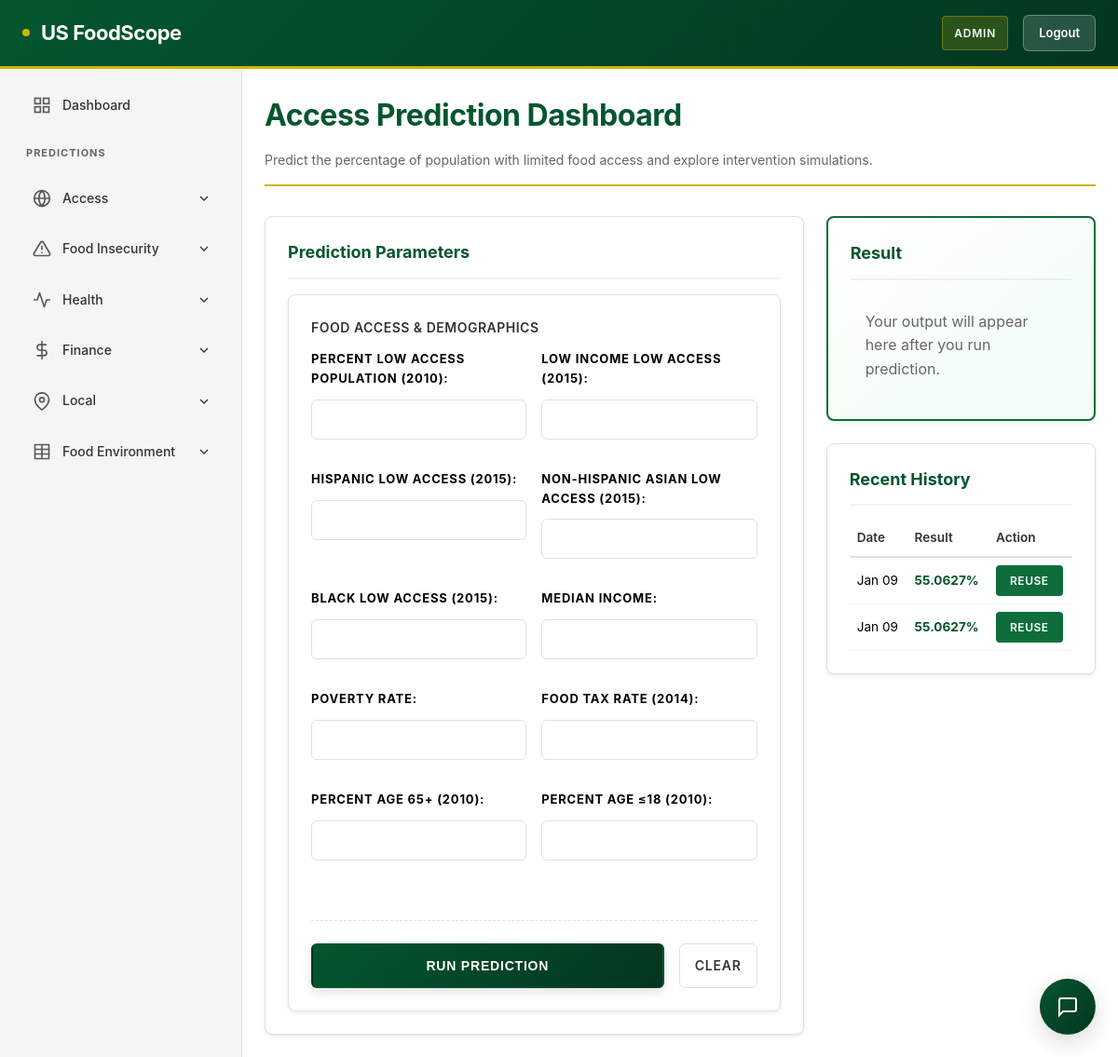
Page /access/prediction/ (signed in) on the committed database.
### users/models.py (models this page shows, shortened)
class CustomUser(AbstractUser):
    ROLE_CHOICES = [
        ('ADMIN', 'Admin'),
        ('ACCESS_INSECURITY_MANAGER', 'Access Insecurity Manager'),
        ('HEALTH_MANAGER', 'Health Manager'),
        ('FINANCE_MANAGER', 'Finance Manager'),
        ('LOCAL_ENVIRONMENT_MANAGER', 'Local Environment Manager'),
    ]
    role = models.CharField(
        max_length=30,
        choices=ROLE_CHOICES,
        help_text='User role determines access permissions'
    )
    profile_image = models.FileField(
        upload_to='profile_images/',
        blank=True,
        null=True,
        help_text='Optional profile picture'
    )
    email = models.EmailField(unique=True, blank=False)
    first_name = models.CharField(max_length=150, blank=False)
    last_name = models.CharField(max_length=150, blank=False)
    class Meta:
        verbose_name = 'User'
        verbose_name_plural = 'Users'
    def is_admin(self):
        return self.role == 'ADMIN'
    def can_access_section(self, section_name):
        if self.is_admin():
            return True
    @property
    def can_access_access(self):
        return self.can_access_section('access')
    @property
    def can_access_insecurity(self):
        return self.can_access_section('insecurity')
    @property
    def can_access_health(self):
        return self.can_access_section('health')
    @property
    def can_access_finance(self):
        return self.can_access_section('finance')
    @property
    def can_access_local(self):
        return self.can_access_section('local')
    @property
    def can_access_food_env(self):
        return self.can_access_section('food_env')

### access/models.py (models this page shows, shortened)
class AccessPredictionHistory(models.Model):
    user = models.ForeignKey(settings.AUTH_USER_MODEL, on_delete=models.CASCADE)
    input_data = models.JSONField()
    prediction_value = models.FloatField()
    created_at = models.DateTimeField(auto_now_add=True)

### access/views.py (the view, shortened to what this page needs)
# urls.py: path("prediction/", views.access_prediction, name="prediction"),
@prediction_access_required('access')
def access_prediction(request):
    form = AccessPredictionForm()
    prediction_result = None
    classification_result = None
    cluster_result = None
    error_message = None
    prediction_history = []
    if request.user.is_authenticated:
        prediction_history = AccessPredictionHistory.objects.filter(
            user=request.user
        ).order_by("-created_at")[:5]
    load_id = request.GET.get("load_id")
    if load_id and request.user.is_authenticated and request.method == "GET":
        try:
            hist_item = AccessPredictionHistory.objects.get(id=load_id, user=request.user)
            form = AccessPredictionForm(initial=hist_item.input_data)
        except AccessPredictionHistory.DoesNotExist:
            pass
    context = {
        "form": form,
        "prediction_result": prediction_result,
        "classification_result": classification_result,
        "cluster_result": cluster_result,
        "error_message": error_message,
        "prediction_history": prediction_history,
    }
    return render(request, "access/access_home.html", context)

### access/forms.py
class AccessPredictionForm(forms.Form):
    PCT_LACCESS_POP10 = forms.FloatField(label="Percent Low Access Population (2010)")
    LACCESS_LOWI15 = forms.FloatField(label="Low Income Low Access (2015)")
    LACCESS_HISP15 = forms.FloatField(label="Hispanic Low Access (2015)")
    LACCESS_NHASIAN15 = forms.FloatField(label="Non-Hispanic Asian Low Access (2015)")
    LACCESS_BLACK15 = forms.FloatField(label="Black Low Access (2015)")
    Median_Income = forms.FloatField(label="Median Income")
    Poverty_Rate = forms.FloatField(label="Poverty Rate")
    Food_Tax_Rate_14 = forms.FloatField(label="Food Tax Rate (2014)")
    PCT_65OLDER10 = forms.FloatField(label="Percent Age 65+ (2010)")
    PCT_18YOUNGER10 = forms.FloatField(label="Percent Age ≤18 (2010)")

### us_foodscope/templates/access/access_home.html (shortened to what this page needs)
{% extends "base.html" %}
{% load static %}
{% block content %}
<div class="page-header">
    <h2>Access Prediction Dashboard</h2>
    <p class="page-description">
        Predict the percentage of population with limited food access and explore intervention simulations.
    </p>
</div>
<div class="dashboard-grid" style="grid-template-columns: 2fr 1fr; gap: 1.5rem;">
    <div class="input-panel">
        <div class="card">
            <div class="card-header">
                <h3 class="card-title">Prediction Parameters</h3>
            </div>
            <form method="POST" class="prediction-form" id="access-form">
                <div class="form-section">
                    <h4 class="form-section-title">Food Access & Demographics</h4>
                    <div class="grid-form">
                        <div class="form-group">{{ form.PCT_LACCESS_POP10.label_tag }}{{ form.PCT_LACCESS_POP10 }}</div>
                        <div class="form-group">{{ form.LACCESS_LOWI15.label_tag }}{{ form.LACCESS_LOWI15 }}</div>
                        <div class="form-group">{{ form.LACCESS_HISP15.label_tag }}{{ form.LACCESS_HISP15 }}</div>
                        <div class="form-group">{{ form.LACCESS_NHASIAN15.label_tag }}{{ form.LACCESS_NHASIAN15 }}</div>
                        <div class="form-group">{{ form.LACCESS_BLACK15.label_tag }}{{ form.LACCESS_BLACK15 }}</div>
                        <div class="form-group">{{ form.Median_Income.label_tag }}{{ form.Median_Income }}</div>
                        <div class="form-group">{{ form.Poverty_Rate.label_tag }}{{ form.Poverty_Rate }}</div>
                        <div class="form-group">{{ form.Food_Tax_Rate_14.label_tag }}{{ form.Food_Tax_Rate_14 }}</div>
                        <div class="form-group">{{ form.PCT_65OLDER10.label_tag }}{{ form.PCT_65OLDER10 }}</div>
                        <div class="form-group">{{ form.PCT_18YOUNGER10.label_tag }}{{ form.PCT_18YOUNGER10 }}</div>
                    </div>
                </div>
                <div class="form-actions" style="display:flex; gap:1rem; margin-top:1.5rem;">
                    <button type="submit" class="submit-btn" style="flex: 1;">
                        RUN PREDICTION
                    </button>
                    <a href="{% url 'access:prediction' %}" class="clear-btn" style="text-decoration:none;">
                        CLEAR
                    </a>
                </div>
            </form>
        </div>
    </div>
    <div class="insights-panel" style="display:flex; flex-direction:column; gap:1.5rem;">
        <div class="card result-card">
            <div class="card-header">
                <h3 class="card-title">Result</h3>
            </div>
            {% if prediction_result is not None %}
                <div style="padding: 1rem;">
                    <p style="font-size: 14px; color: #666;">Predicted % Limited Access Population:</p>
                    <h2 style="margin: 0.25rem 0; color: var(--color-primary);">
                        {{ prediction_result|floatformat:2 }}%
                    </h2>
                    <p style="margin-top: 1rem;">
                        <strong>Classification:</strong>
                        {% if classification_result == 1 %}
                            High Risk (Low-Access)
                        {% else %}
                            Low Risk
                        {% endif %}
                    </p>
                    {% if cluster_result is not None %}
                    <p>
                        <strong>Cluster:</strong> {{ cluster_result }}
                    </p>
                    {% endif %}
                </div>
            {% else %}
                <div style="padding: 1rem; color: #666;">
                    Your output will appear here after you run prediction.
                </div>
            {% endif %}
        </div>
        {% if prediction_history %}
        <div class="card">
            <div class="card-header">
                <h3 class="card-title">Recent History</h3>
            </div>
            <div class="history-table-container">
                <table class="history-table">
                    <thead>
                        <tr>
                            <th>Date</th>
                            <th>Result</th>
                            <th>Action</th>
                        </tr>
                    </thead>
                    <tbody>
                        {% for item in prediction_history %}
                        <tr>
                            <td>{{ item.created_at|date:"M d" }}</td>
                            <td style="font-weight:700; color: var(--color-primary);">
                                {{ item.prediction_value|floatformat:4 }}%
                            </td>
                            <td>
                                <a href="?load_id={{ item.id }}" class="reuse-btn">REUSE</a>
                            </td>
                        </tr>
                        {% endfor %}
                    </tbody>
                </table>
            </div>
        </div>
        {% endif %}
    </div>
</div>
{% endblock %}

### us_foodscope/templates/base.html (shortened to what this page needs)
{% load static %}
<!DOCTYPE html>
<html lang="en">
<head>
    <link rel="stylesheet" href="{% static 'css/style.css' %}">
    <link rel="stylesheet" href="{% static 'css/chatbot.css' %}">
</head>
<body>
    <div class="container">
        <nav class="navbar">
            <div class="navbar-content">
                <div class="navbar-brand">
                    <h1>US FoodScope</h1>
                </div>
                <div class="navbar-user">
                    <span class="user-role">{{ user.get_role_display }}</span>
                    <a href="{% url 'login' %}" class="logout-btn" style="text-decoration: none;">Logout</a>
                </div>
            </div>
        </nav>
        <div class="main-wrapper">
            <aside class="sidebar">
                <nav class="sidebar-nav">
                    <a href="{% url 'dashboard' %}"
                        class="nav-item {% if request.resolver_match.url_name == 'dashboard' %}active{% endif %}"
                        aria-label="Dashboard">
                        <svg class="nav-icon" viewBox="0 0 24 24" fill="none" stroke="currentColor" stroke-width="2">
                            <rect x="3" y="3" width="7" height="7"></rect>
                            <rect x="14" y="3" width="7" height="7"></rect>
                            <rect x="14" y="14" width="7" height="7"></rect>
                            <rect x="3" y="14" width="7" height="7"></rect>
                        </svg>
                        Dashboard
                    </a>
                    <div class="nav-section-title">Predictions</div>
                    {% if user.can_access_access %}
                    <div class="nav-dropdown">
                        <div class="nav-item nav-dropdown-trigger" aria-label="Access Services" role="button"
                            tabindex="0">
                            Access
                            <svg class="dropdown-arrow" viewBox="0 0 24 24" fill="none" stroke="currentColor"
                                stroke-width="2">
                                <polyline points="6 9 12 15 18 9"></polyline>
                            </svg>
                        </div>
                    </div>
                    {% endif %}
     {% if user.can_access_insecurity %}
<div class="nav-dropdown">
    <div class="nav-item nav-dropdown-trigger" aria-label="Food Insecurity" role="button" tabindex="0">
        Food Insecurity
        <svg class="dropdown-arrow" viewBox="0 0 24 24" fill="none" stroke="currentColor"
            stroke-width="2">
            <polyline points="6 9 12 15 18 9"></polyline>
        </svg>
    </div>
</div>
{% endif %}
                    {% if user.can_access_health %}
                    <div class="nav-dropdown">
                        <div class="nav-item nav-dropdown-trigger" aria-label="Health Services" role="button"
                            tabindex="0">
                            <svg class="nav-icon" viewBox="0 0 24 24" fill="none" stroke="currentColor" stroke-width="2"
                                stroke-linecap="round" stroke-linejoin="round">
                                <path d="M22 12h-4l-3 9L9 3l-3 9H2"></path>
                            </svg>
                            Health
                            <svg class="dropdown-arrow" viewBox="0 0 24 24" fill="none" stroke="currentColor"
                                stroke-width="2">
                                <polyline points="6 9 12 15 18 9"></polyline>
                            </svg>
                        </div>
                    </div>
                    {% endif %}
                    {% if user.can_access_finance %}
                    <div class="nav-dropdown">
                        <div class="nav-item nav-dropdown-trigger" aria-label="Finance Services" role="button"
                            tabindex="0">
                            <svg class="nav-icon" viewBox="0 0 24 24" fill="none" stroke="currentColor" stroke-width="2"
                                stroke-linecap="round" stroke-linejoin="round">
                                <line x1="12" y1="1" x2="12" y2="23"></line>
                                <path d="M17 5H9.5a3.5 3.5 0 0 0 0 7h5a3.5 3.5 0 0 1 0 7H6"></path>
                            </svg>
                            Finance
                            <svg class="dropdown-arrow" viewBox="0 0 24 24" fill="none" stroke="currentColor"
                                stroke-width="2">
                                <polyline points="6 9 12 15 18 9"></polyline>
                            </svg>
                        </div>
                    </div>
                    {% endif %}
{% if user.can_access_local %}
                    <div class="nav-dropdown">
                        <div class="nav-item nav-dropdown-trigger" aria-label="Local Analysis" role="button"
                            tabindex="0">
                            <svg class="nav-icon" viewBox="0 0 24 24" fill="none" stroke="currentColor" stroke-width="2"
                                stroke-linecap="round" stroke-linejoin="round">
                                <path d="M21 10c0 7-9 13-9 13s-9-6-9-13a9 9 0 0 1 18 0z"></path>
                                <circle cx="12" cy="10" r="3"></circle>
                            </svg>
                            Local
                            <svg class="dropdown-arrow" viewBox="0 0 24 24" fill="none" stroke="currentColor"
                                stroke-width="2">
                                <polyline points="6 9 12 15 18 9"></polyline>
                            </svg>
                        </div>
                    </div>
                    {% endif %}
                    {% if user.can_access_food_env %}
                    <div class="nav-dropdown">
                        <div class="nav-item nav-dropdown-trigger" aria-label="Food Environment" role="button"
                            tabindex="0">
                            <svg class="nav-icon" viewBox="0 0 24 24" fill="none" stroke="currentColor" stroke-width="2"
                                stroke-linecap="round" stroke-linejoin="round">
                                <path d="M3 3h18v18H3zM21 9H3M21 15H3M12 3v18"></path>
                            </svg>
                            Food Environment
                            <svg class="dropdown-arrow" viewBox="0 0 24 24" fill="none" stroke="currentColor"
                                stroke-width="2">
                                <polyline points="6 9 12 15 18 9"></polyline>
                            </svg>
                        </div>
                    </div>
                    {% endif %}
                </nav>
            </aside>
            <main class="content">
                <div id="page-content">
                    {% block content %}
                    {% endblock %}
                </div>
            </main>
        </div>
    </div>
</body>
</html>

### rows in the picture
CustomUser: role "ADMIN"
AccessPredictionHistory: created_at "Jan 09", prediction_value "55.0627"
AccessPredictionHistory: created_at "Jan 09", prediction_value "55.0627"
